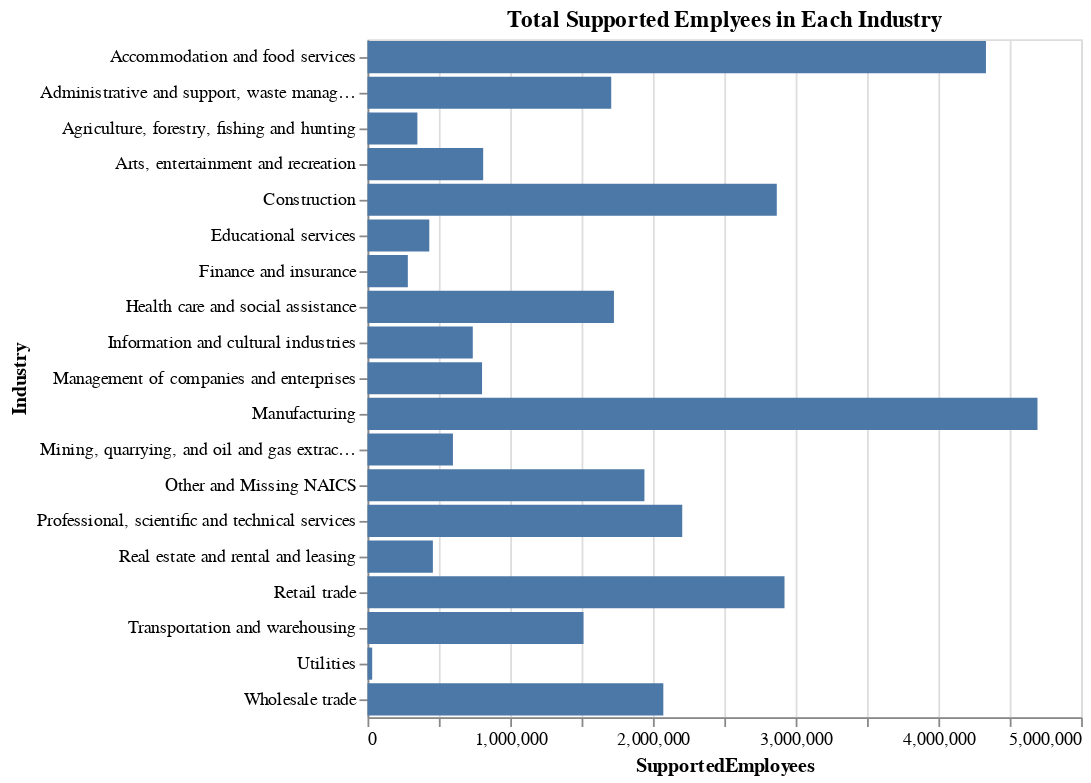

Here is the notebook cell this chart was saved with:
### Code cell
alt.Chart(temp2, title = "Total Supported Emplyees in Each Industry").mark_bar().encode(
    y = "Industry",
    x = "SupportedEmployees"
)

### Figure 1 — Vega-Lite specification as saved in the notebook (floating-point values rounded to 4 significant figures)
{"config": {"view": {"continuousWidth": 400, "continuousHeight": 300}}, "data": {"name": "data-3f873581637a3df44d325dfceef51e6f"}, "mark": "bar", "encoding": {"x": {"type": "quantitative", "field": "SupportedEmployees"}, "y": {"type": "nominal", "field": "Industry"}}, "title": "Total Supported Emplyees in Each Industry", "$schema": "https://vega.github.io/schema/vega-lite/v4.8.1.json", "datasets": {"data-3f873581637a3df44d325dfceef51e6f": [{"Industry": "Utilities", "BusinessLocations": 810.0, "Subsidy": 88420000.0, "SupportedEmployees": 32820.0, "RehiredEmployees": 25.0}, {"Industry": "Finance and insurance", "BusinessLocations": 33720.0, "Subsidy": 568100000.0, "SupportedEmployees": 282600.0, "RehiredEmployees": 1585.0}, {"Industry": "Agriculture, forestry, fishing and hunting", "BusinessLocations": 33720.0, "Subsidy": 677300000.0, "SupportedEmployees": 349600.0, "RehiredEmployees": 1405.0}, {"Industry": "Educational services", "BusinessLocations": 37920.0, "Subsidy": 762100000.0, "SupportedEmployees": 433000.0, "RehiredEmployees": 4095.0}, {"Industry": "Real estate and rental and leasing", "BusinessLocations": 56510.0, "Subsidy": 910000000.0, "SupportedEmployees": 458100.0, "RehiredEmployees": 3760.0}, {"Industry": "Arts, entertainment and recreation", "BusinessLocations": 54700.0, "Subsidy": 1226000000.0, "SupportedEmployees": 810500.0, "RehiredEmployees": 5575.0}, {"Industry": "Information and cultural industries", "BusinessLocations": 51500.0, "Subsidy": 1360000000.0, "SupportedEmployees": 737700.0, "RehiredEmployees": 3765.0}, {"Industry": "Mining, quarrying, and oil and gas extraction", "BusinessLocations": 16680.0, "Subsidy": 1588000000.0, "SupportedEmployees": 598700.0, "RehiredEmployees": 950.0}, {"Industry": "Management of companies and enterprises", "BusinessLocations": 14160.0, "Subsidy": 1768000000.0, "SupportedEmployees": 802600.0, "RehiredEmployees": 1260.0}, {"Industry": "Administrative and support, waste management and remediation services", "BusinessLocations": 94610.0, "Subsidy": 2710000000.0, "SupportedEmployees": 1708000.0, "RehiredEmployees": 8295.0}, {"Industry": "Health care and social assistance", "BusinessLocations": 208800.0, "Subsidy": 2799000000.0, "SupportedEmployees": 1727000.0, "RehiredEmployees": 20240.0}, {"Industry": "Transportation and warehousing", "BusinessLocations": 78040.0, "Subsidy": 3283000000.0, "SupportedEmployees": 1514000.0, "RehiredEmployees": 5560.0}, {"Industry": "Other and Missing NAICS", "BusinessLocations": 255700.0, "Subsidy": 3307000000.0, "SupportedEmployees": 1940000.0, "RehiredEmployees": 22360.0}, {"Industry": "Retail trade", "BusinessLocations": 310500.0, "Subsidy": 4233000000.0, "SupportedEmployees": 2922000.0, "RehiredEmployees": 40440.0}, {"Industry": "Accommodation and food services", "BusinessLocations": 270900.0, "Subsidy": 4342000000.0, "SupportedEmployees": 4333000.0, "RehiredEmployees": 52060.0}, {"Industry": "Wholesale trade", "BusinessLocations": 135600.0, "Subsidy": 4362000000.0, "SupportedEmployees": 2073000.0, "RehiredEmployees": 10860.0}, {"Industry": "Professional, scientific and technical services", "BusinessLocations": 235600.0, "Subsidy": 5087000000.0, "SupportedEmployees": 2205000.0, "RehiredEmployees": 11740.0}, {"Industry": "Construction", "BusinessLocations": 229600.0, "Subsidy": 6408000000.0, "SupportedEmployees": 2868000.0, "RehiredEmployees": 17720.0}, {"Industry": "Manufacturing", "BusinessLocations": 139500.0, "Subsidy": 10090000000.0, "SupportedEmployees": 4694000.0, "RehiredEmployees": 12980.0}]}}
